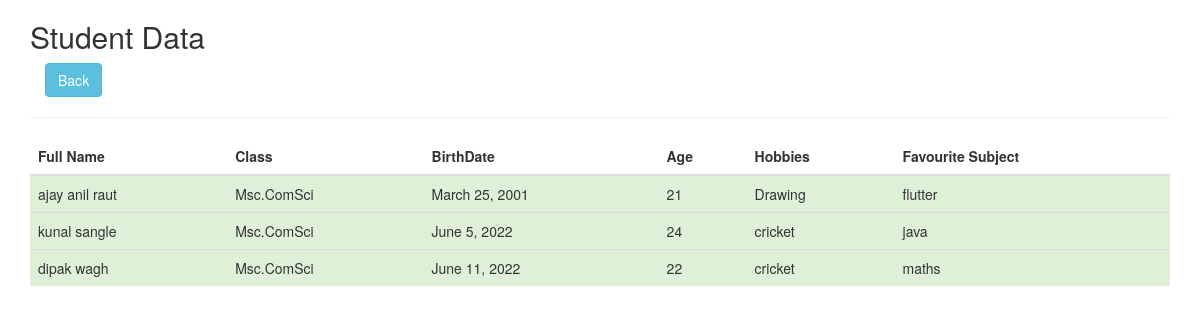
The page /student-data on the database its author committed.
### myapp/models.py (models this page shows)
class Student(models.Model):
    studentname = models.CharField(max_length=15)
    studentclass = models.CharField(max_length=10)
    studentbdate = models.DateField('birth date')
    studentage = models.IntegerField(max_length=2)
    studenthobby = models.CharField(max_length=10)
    studentfavsub = models.CharField(max_length=10)

### myapp/views.py (the view)
# urls.py: path('student-data',views.student_data),
def student_data(request):
    return render(request,"student-data.html",{"student":Student.objects.all()})

### myapp/templates/student-data.html (shortened to what this page needs)
<!DOCTYPE html>
<html lang="en">
<head>
  <link rel="stylesheet" href="https://maxcdn.bootstrapcdn.com/bootstrap/3.4.1/css/bootstrap.min.css">
</head>
<body>
<div class="container">
  <h2>Student Data</h2>
  <div class="container">
    <a href='show-data' class="btn btn-info" role="button">Back</a>
    </div>
  <hr>
  <table class="table">
    <thead>
      <tr>
        <th>Full Name</th>
        <th>Class</th>
        <th>BirthDate</th>
        <th>Age</th>
        <th>Hobbies</th>
        <th>Favourite Subject</th>
      </tr>
    </thead>
    <tbody>
      {%for s in student %}
            {%autoescape off %}
              <tr class="success">
                <td>{{s.studentname}}</td>
                <td>{{s.studentclass}}</td>
                <td>{{s.studentbdate}}</td>
                <td>{{s.studentage}}</td>
                <td>{{s.studenthobby}}</td>
                <td>{{s.studentfavsub}}</td>
              </tr>
            {%endautoescape%}
       {%endfor%}
    </tbody>
  </table>
</div>
</body>
</html>

### rows shown on the page
Student: studentname "ajay anil raut", studentclass "Msc.ComSci", studentbdate "March 25, 2001", studentage "21", studenthobby "Drawing", studentfavsub "flutter"
Student: studentname "kunal sangle", studentclass "Msc.ComSci", studentbdate "June 5, 2022", studentage "24", studenthobby "cricket", studentfavsub "java"
Student: studentname "dipak wagh", studentclass "Msc.ComSci", studentbdate "June 11, 2022", studentage "22", studenthobby "cricket", studentfavsub "maths"
